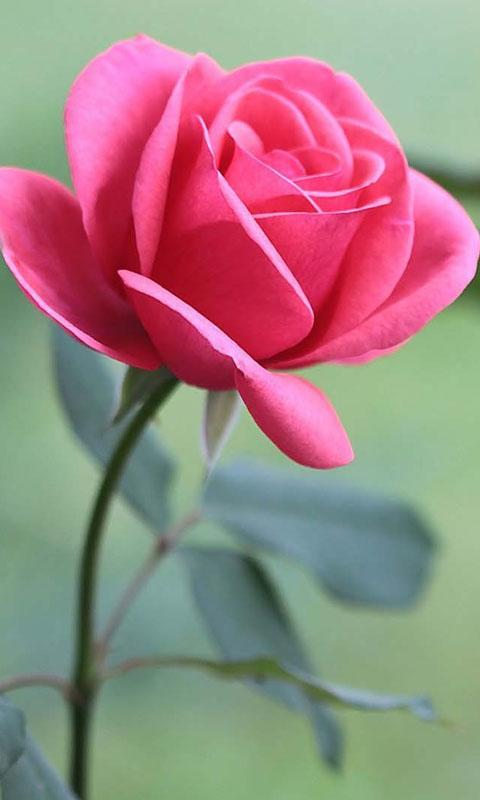
#> input picture 24-7-2020_IP_Task_Aditya_Dhotarkar/rose_flower.jpg, 480 x 800 px, found by its file name
$ python Robospark_Task_Day2.py
#> lines starting #> are read from the running program, lines starting #| are printed output that depends on the picture; after the words box and inside, x2 and y2 are one past the last pixel; in counts of white or black regions, pixels touching at a corner belong together
# Importing Libraries
import cv2
import numpy as np

# Reading image from the folder
img = cv2.imread(r"Day 2 Files\Task Image\rose_flower.jpg")
#> img is the input picture: shape (800, 480, 3); mean B, G, R 130.5, 131.1, 159

# Lower and Upper Bound Objects
bgrl = np.array([90,0,120],np.uint8)
bgrh = np.array([215,255,255],np.uint8)

# Color Masking
mask = cv2.inRange(img,bgrl,bgrh)
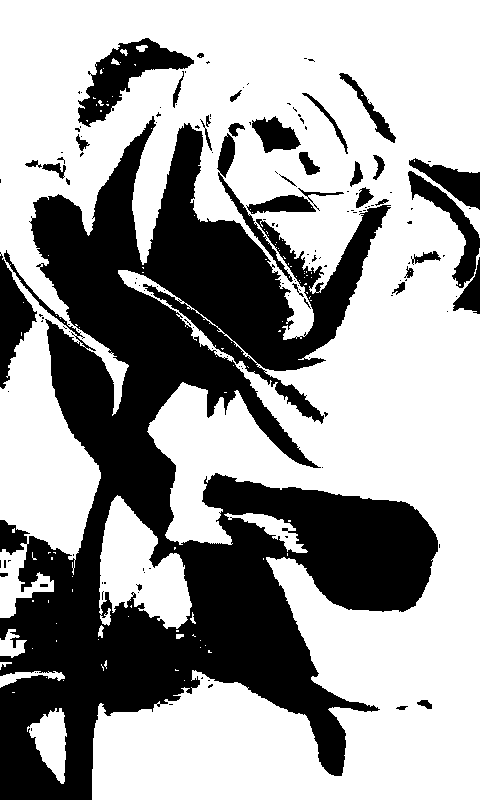
#> mask: shape (800, 480); 62.5% white; 150 black regions (114 under 20 px), largest, box (x1, y1, x2, y2) and area: (0, 116, 438, 800) 126817, (78, 38, 194, 127) 3705, (0, 252, 37, 389) 2380

# Defining a Kernal
kernal = np.array(([3, 2, 6],[5, 7, 8],[2, 4, 8]),np.uint8)

# Blurring Operations
# Filter 2D
filter = cv2.filter2D(mask,-1,kernal)
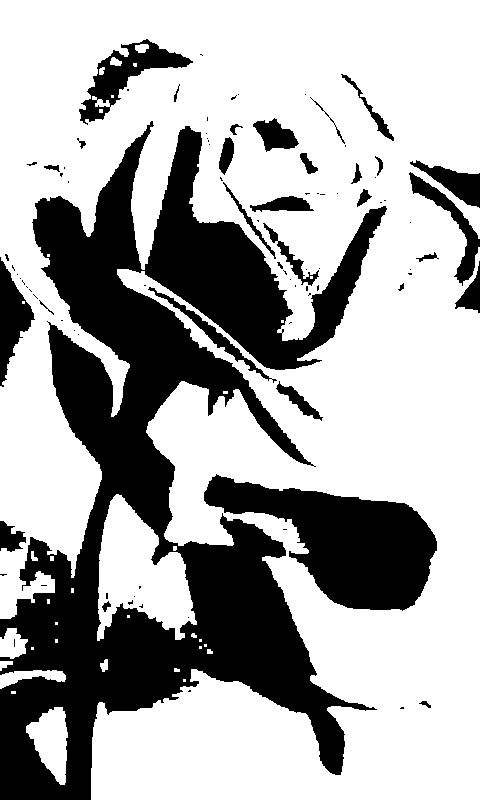
#> filter: shape (800, 480); 66.6% white; 91 black regions (60 under 20 px), largest, box (x1, y1, x2, y2) and area: (0, 121, 387, 800) 97591, (204, 474, 437, 611) 15884, (79, 39, 193, 125) 2924

# Defining pot image to draw flower pot
pot = cv2.filter2D(mask,-1,kernal)

# Averaging
avg = cv2.blur(mask,(5,5))
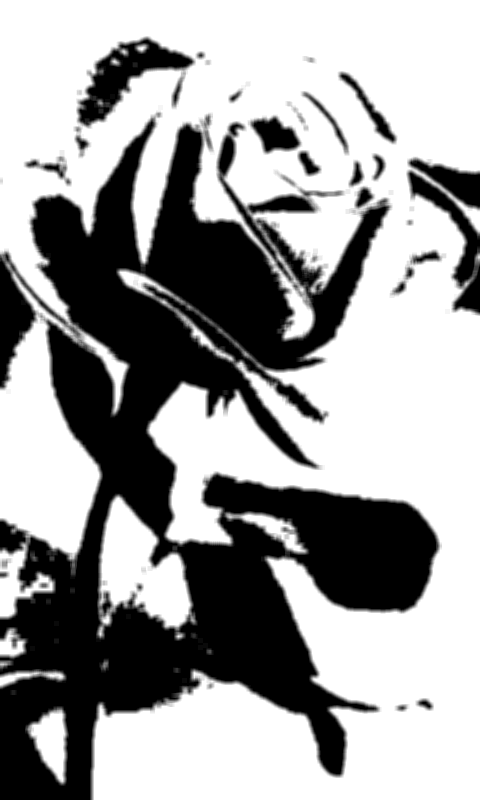
#> avg: shape (800, 480); min 0, max 255, mean 159.4

# Gaussian Blurring
gaus_blur = cv2.GaussianBlur(mask,(5,5),0)
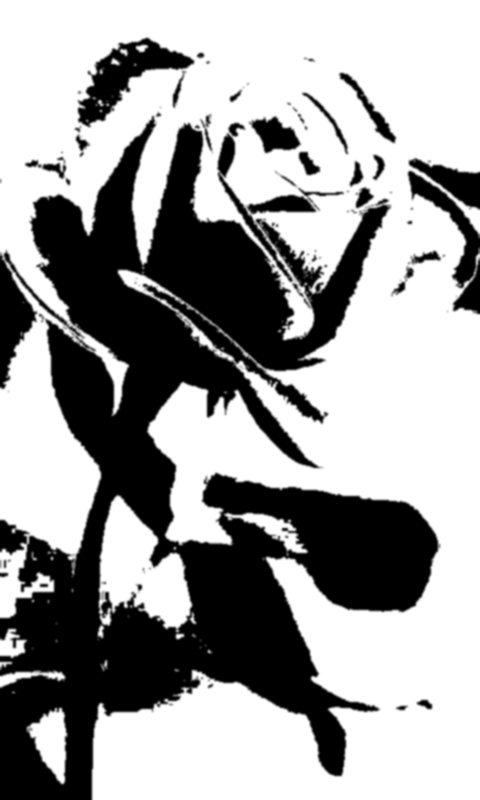
#> gaus_blur: shape (800, 480); min 0, max 255, mean 159.4

# Median Blurring
med_blur = cv2.medianBlur(mask,5)
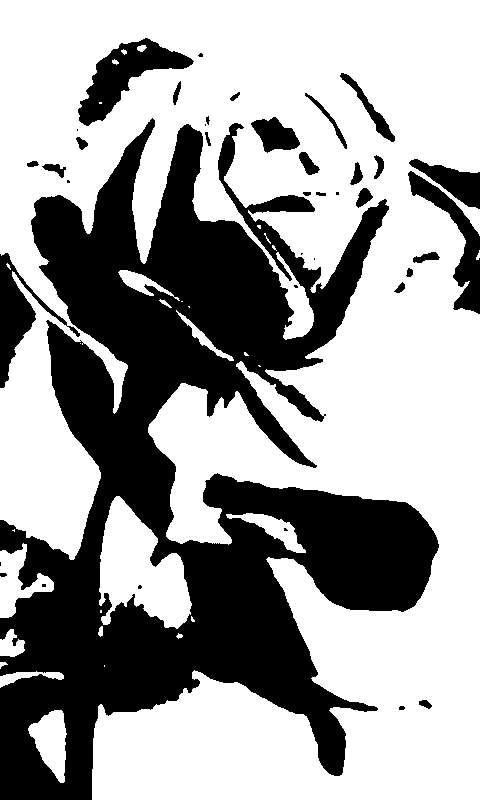
#> med_blur: shape (800, 480); 62.6% white; 39 black regions (12 under 20 px), largest, box (x1, y1, x2, y2) and area: (0, 118, 439, 800) 129168, (78, 38, 194, 126) 3755, (0, 253, 80, 388) 2806

# Bilateral Blurring
bilateral = cv2.bilateralFilter(mask,5,111,111)

# Making Flower Pot Design
# Drawing left side line of pot
pot = cv2.line(pot,(10,450),(38 ,746),(42,42,165),5)

# Drawing right side line of plot
pot = cv2.line(pot,(210,450),(165,746),(42,42,165),5)

# Drawing horizontal line between two lines
pot = cv2.line(pot,(38,746),(165,746),(42,42,165),5)

# Drawing ellipse between two lines
pot = cv2.ellipse(pot,(110,450),(103,30),0,0,360,(42,42,165),-1)

# Font Styling HERSHEY DUPLEX
font = cv2.FONT_HERSHEY_DUPLEX

# Printing the flower name
cv2.putText(pot,"ROSE",(200,80),font,3,(80,0,220),5,cv2.LINE_AA)
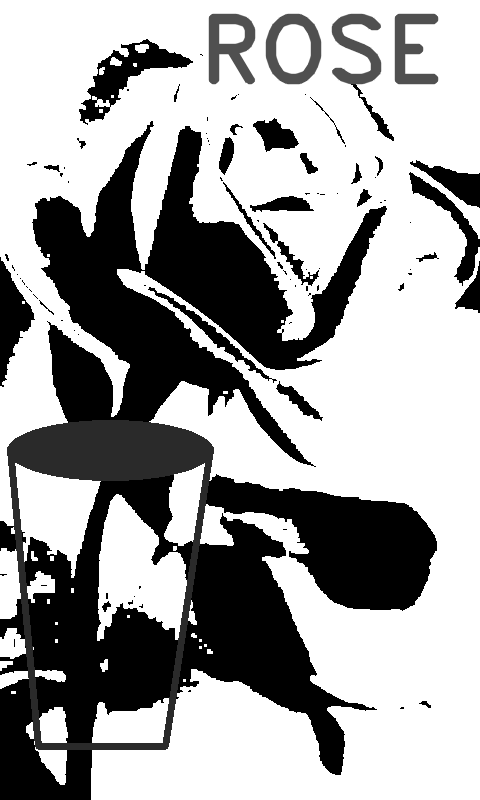
#> pot: shape (800, 480); min 0, max 255, mean 162.7

# Displaying Output
cv2.imshow("Original",img)
cv2.imshow("Masked",mask)
cv2.imshow("Flower with Pot",pot)
cv2.imshow("Filter 2D",filter)
cv2.imshow("Averaging",avg)
cv2.imshow("Gaussian Blurring",gaus_blur)
cv2.imshow("Median Blurring",med_blur)
cv2.imshow("Bilateral Blurring",bilateral)

# Saving Images
cv2.imwrite("Day 2 Files/Mask.jpg",mask)
cv2.imwrite("Day 2 Files/Filter2D.jpg",filter)
cv2.imwrite("Day 2 Files/Averaging_blur.jpg",avg)
cv2.imwrite("Day 2 Files/Gaussian_blur.jpg",gaus_blur)
cv2.imwrite("Day 2 Files/Median_blur.jpg",med_blur)
cv2.imwrite("Day 2 Files/Bilateral_blur.jpg",bilateral)
cv2.imwrite("Day 2 Files/Flower_Pot_Text.jpg",pot)

# Exit Controls
cv2.waitKey(0)
cv2.destroyAllWindows()
